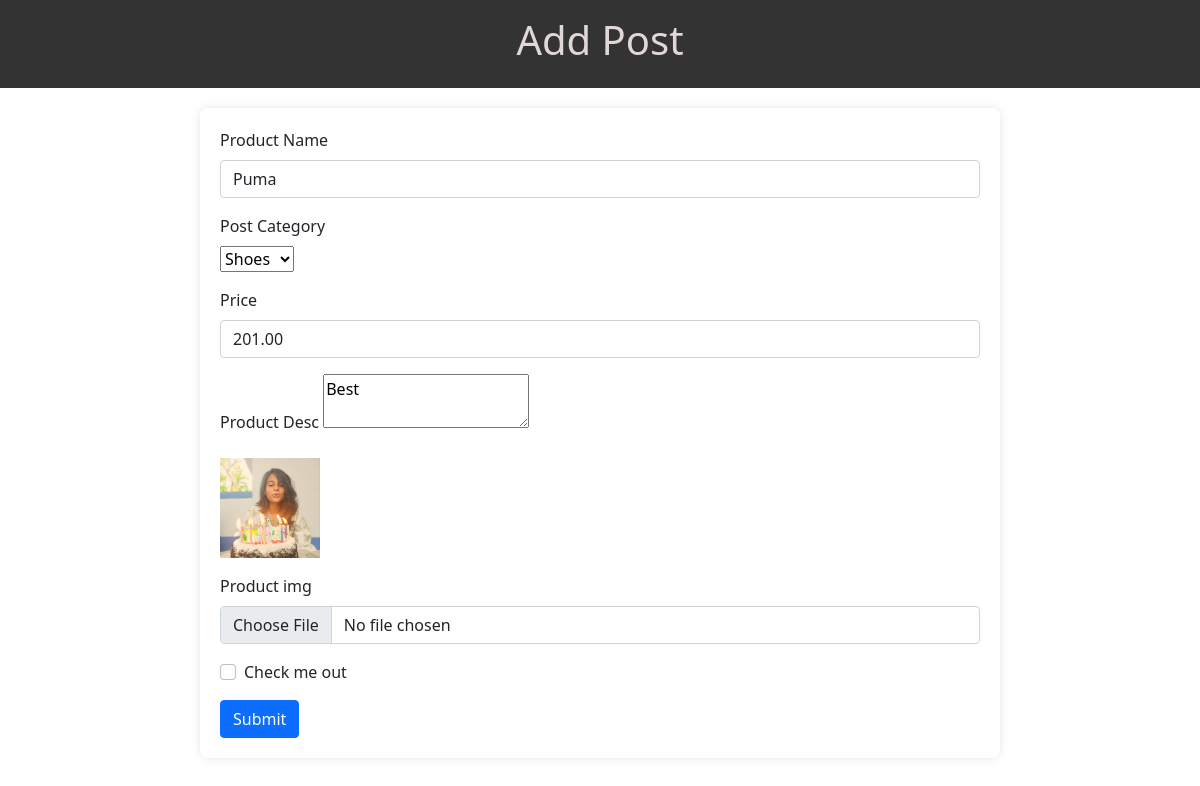
The page /product/product_edit/3 on the database its author committed.
### product_app/models.py (models this page shows, shortened)
class Product(models.Model):
    name=models.CharField(max_length=255)
    category=models.ForeignKey(Category,on_delete=models.CASCADE)
    price=models.DecimalField(max_digits=5,decimal_places=2)
    desc=models.TextField()
    img=models.ImageField(upload_to='Product_img/')
    created=models.DateTimeField(auto_now_add=True)
    updated=models.DateTimeField(auto_now=True)

### product_app/views.py (the view, shortened to what this page needs)
# urls.py: path('product_edit/<int:id>',edit_product,name='product_edit'),
def edit_product(request,id):
    product=Product.objects.get(id=id)
    category=Category.objects.all()
    return render(request, 'edit_product.html', {'data':product,'cat':category})

### product_app/templates/edit_product.html (shortened to what this page needs)
{% extends "base.html" %}
{% block content %}
<header>
    <h1>Add Post</h1>
</header>
<main>
    <form method='POST' enctype="multipart/form-data">
        <div class="mb-3">
          <label for="exampleInputEmail1" class="form-label">Product Name</label>
          <input type="text" class="form-control" id="exampleInputEmail1" aria-describedby="emailHelp" name="name" value={{data.name}}>
        </div>
        <div class="mb-3">
          <label for="exampleInputPassword1" class="form-label">Post Category</label><br>
          <select name="category">
             {% for c in cat %}
             <option value={{c.name}}>{{c.name}}</option>
             {% endfor %}
          </select>
        </div>
        <div class="mb-3">
            <label for="exampleInputPassword1" class="form-label">Price</label>
            <input type="number" class="form-control" id="exampleInputPassword1" name="price" value={{data.price}}>
          </div>
          <div class="mb-3">
            <label for="exampleInputPassword1" class="form-label">Product Desc</label>
            <textarea name='desc'>{{data.desc}}</textarea>
          </div>
          <div class="mb-3">
            <p class="review-date"><img src={{data.img.url}} height=100px width=100px></p>
            <label for="exampleInputPassword1" class="form-label">Product img</label>
            <input type="file" class="form-control" id="exampleInputPassword1" name="img">
          </div>
        <div class="mb-3 form-check">
          <input type="checkbox" class="form-check-input" id="exampleCheck1">
          <label class="form-check-label" for="exampleCheck1">Check me out</label>
        </div>
        <button type="submit" class="btn btn-primary">Submit</button>
      </form>
</main>
{% endblock %}

### static/style.css (style rules this page uses)
body { font-family: 'Arial', sans-serif; margin: 0; padding: 0; background-color: #f5f5f5; }
header { background-color: #333; color: rgb(255, 255, 255); text-align: center; padding: 1em; }
main { max-width: 800px; margin: 20px auto; padding: 20px; background-color: white; box-shadow: 0 0 10px rgba(0, 0, 0, 0.1); border-radius: 8px; }
h1 { color: #e2d7d7; }
p { line-height: 1.6; color: #555; }
.review-date { color: #888; }

### rows shown on the page
Product: name "Puma", price "201.00", desc "Best", img (picture)

### other values the page prints
form field category "Shoes"
